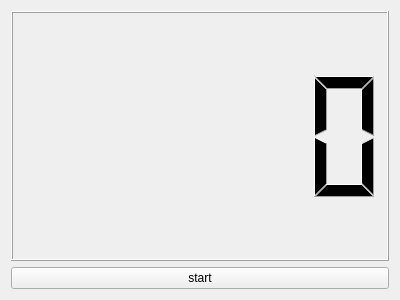
<?xml version="1.0" encoding="UTF-8"?>
<ui version="4.0">
 <class>Widget</class>
 <widget class="QWidget" name="Widget">
  <property name="geometry">
   <rect>
    <x>0</x>
    <y>0</y>
    <width>400</width>
    <height>300</height>
   </rect>
  </property>
  <property name="windowTitle">
   <string>Widget</string>
  </property>
  <layout class="QVBoxLayout" name="verticalLayout">
   <item>
    <widget class="QLCDNumber" name="lcdNumber"/>
   </item>
   <item>
    <widget class="QPushButton" name="pushButton">
     <property name="text">
      <string>start</string>
     </property>
    </widget>
   </item>
  </layout>
 </widget>
 <layoutdefault spacing="6" margin="11"/>
 <resources/>
 <connections/>
</ui>
